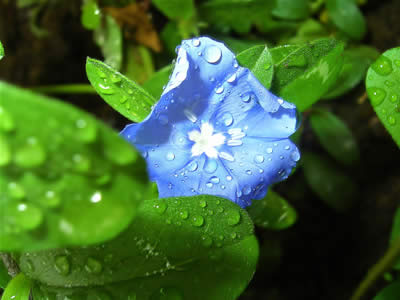
//> input picture function/img.jpg, 400 x 300 px
$ ./t5 img.jpg   (built with g++ and OpenCV 4)
//> lines starting //> are read from the running program, lines starting //| are printed output that depends on the picture; after the words box and inside, x2 and y2 are one past the last pixel; in counts of white or black regions, pixels touching at a corner belong together
//worked!!

#include <iostream>
#include <cv.h>
#include <highgui.h>
#include <stdio.h>
#include <sys/types.h>
using namespace std;

int main (int argc, char** argv){


    IplImage* img = 0;
    IplImage* tmpImage = 0;

    if((img = cvLoadImage(argv[1],CV_LOAD_IMAGE_GRAYSCALE)) == 0 ) {
        perror("cvLoadImage");
    }
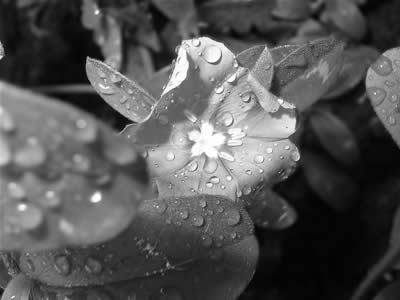
//> img: 300 rows x 400 cols, CV_8UC1; min 2, max 255, mean 84.3

    CvMat *output1Ch = cvCreateMat(img->height, img->width, CV_32FC1);
    cvConvertScale(img, output1Ch);
    //output1Ch = cvGetMat(tmpImage,output1Ch,0,0);

    CvMat *input_morph = cvCreateMat(output1Ch->height, output1Ch->width, CV_32FC1);
    cvThreshold(output1Ch, input_morph, 100, 255.0, CV_THRESH_BINARY);
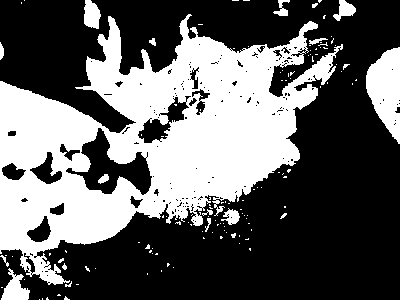
//> input_morph: 300 rows x 400 cols, CV_32FC1; 38.3% white; 129 white regions (112 under 20 px), largest, box (x1, y1, x2, y2) and area: (0, 14, 343, 285) 41558, (366, 47, 400, 144) 2160, (1, 268, 30, 300) 489

    IplConvKernel *se1 = cvCreateStructuringElementEx(3, 3, 1, 1, CV_SHAPE_ELLIPSE);
    cvMorphologyEx(input_morph, input_morph, NULL, se1, CV_MOP_OPEN);
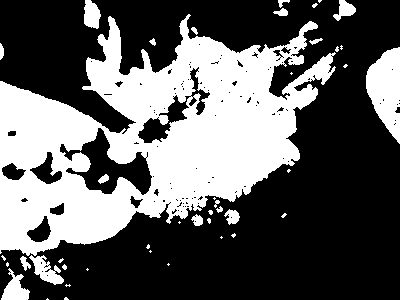
//> input_morph: 300 rows x 400 cols, CV_32FC1; 37.5% white; 43 white regions (24 under 20 px), largest, box (x1, y1, x2, y2) and area: (0, 14, 336, 256) 40273, (366, 47, 400, 144) 2155, (29, 255, 64, 285) 487

    IplImage *tmp8UC1 = cvCreateImage(cvGetSize(input_morph), IPL_DEPTH_8U, 1);
    cvConvert(input_morph, tmp8UC1);

    cvNamedWindow("result", CV_WINDOW_AUTOSIZE);
    cvShowImage("result",tmp8UC1);
    cvWaitKey(10000);
    cvDestroyWindow("result");

    cvReleaseImage(&img);
    cvReleaseImage(&tmpImage);
    cvReleaseImage(&tmp8UC1);
    cvReleaseMat(&output1Ch);
    cvReleaseMat(&input_morph);

    return 0;
}
